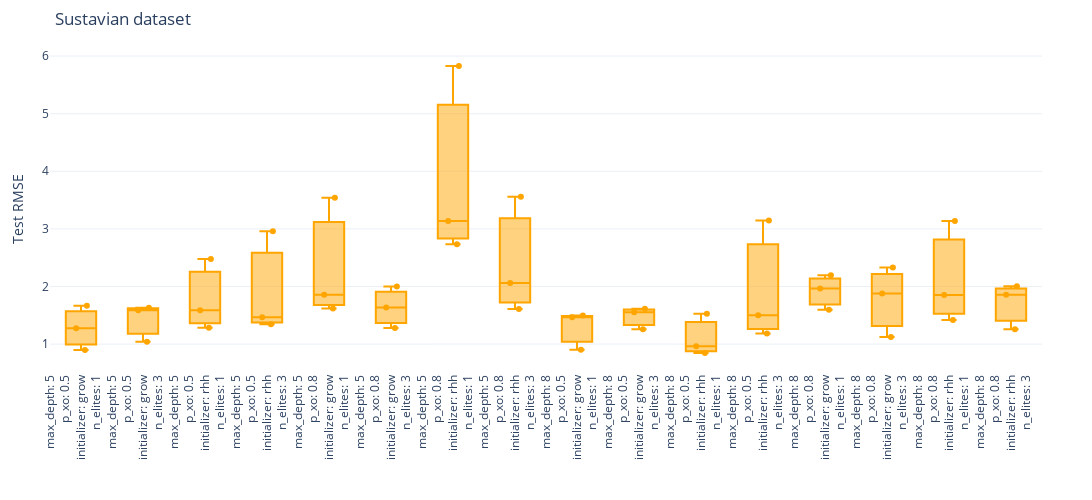

Source (notebook cell):
### Markdown cell above
<a id="subchapter_7_3_1"></a>
#### Variation of RMSE across Models

### Code cell
# Boxplots for comparison of Test RMSE Distributions across Model 

rmse_by_config = defaultdict(list)

for split in results:
    rmse_train = []
    rmse_test = []
    
    for result in split:
        key = ''
        for k, v in result['dynamic_params'].items():
            key += k+': '+str(v)+' <br /> '
        rmse_by_config[key].append(result['rmse_test'])

fig = go.Figure()
for config, rmse_values in rmse_by_config.items():
    fig.add_trace(go.Box(
        y=rmse_values,
        boxpoints='all',
        jitter=0.5,
        pointpos=0,
        line=dict(color='orange'),
        name=config
    ))

fig.update_layout(
    title=DATASET_NAME+' dataset',
    xaxis_title='',
    yaxis_title='Test RMSE',
    height=500, width=1100,
    xaxis_tickangle=-90,
    yaxis_range=[0,None],
    margin=dict(l=50, r=50, t=50, b=20),
    showlegend=False,
    template='plotly_white'
)

fig.show()

### Figure 1 — Plotly figure (JSON) as saved in the notebook; plotly's stock layout.template omitted (floating-point values rounded to 4 significant figures)
{"data": [{"boxpoints": "all", "jitter": 0.5, "line": {"color": "orange"}, "name": "max_depth: 5 <br /> p_xo: 0.5 <br /> initializer: grow <br /> n_elites: 1 <br /> ", "pointpos": 0, "type": "box", "y": [1.275, 0.898, 1.667]}, {"boxpoints": "all", "jitter": 0.5, "line": {"color": "orange"}, "name": "max_depth: 5 <br /> p_xo: 0.5 <br /> initializer: grow <br /> n_elites: 3 <br /> ", "pointpos": 0, "type": "box", "y": [1.043, 1.59, 1.632]}, {"boxpoints": "all", "jitter": 0.5, "line": {"color": "orange"}, "name": "max_depth: 5 <br /> p_xo: 0.5 <br /> initializer: rhh <br /> n_elites: 1 <br /> ", "pointpos": 0, "type": "box", "y": [1.284, 1.59, 2.479]}, {"boxpoints": "all", "jitter": 0.5, "line": {"color": "orange"}, "name": "max_depth: 5 <br /> p_xo: 0.5 <br /> initializer: rhh <br /> n_elites: 3 <br /> ", "pointpos": 0, "type": "box", "y": [1.346, 1.467, 2.961]}, {"boxpoints": "all", "jitter": 0.5, "line": {"color": "orange"}, "name": "max_depth: 5 <br /> p_xo: 0.8 <br /> initializer: grow <br /> n_elites: 1 <br /> ", "pointpos": 0, "type": "box", "y": [3.541, 1.619, 1.859]}, {"boxpoints": "all", "jitter": 0.5, "line": {"color": "orange"}, "name": "max_depth: 5 <br /> p_xo: 0.8 <br /> initializer: grow <br /> n_elites: 3 <br /> ", "pointpos": 0, "type": "box", "y": [1.278, 1.637, 1.999]}, {"boxpoints": "all", "jitter": 0.5, "line": {"color": "orange"}, "name": "max_depth: 5 <br /> p_xo: 0.8 <br /> initializer: rhh <br /> n_elites: 1 <br /> ", "pointpos": 0, "type": "box", "y": [2.735, 3.137, 5.829]}, {"boxpoints": "all", "jitter": 0.5, "line": {"color": "orange"}, "name": "max_depth: 5 <br /> p_xo: 0.8 <br /> initializer: rhh <br /> n_elites: 3 <br /> ", "pointpos": 0, "type": "box", "y": [3.557, 1.61, 2.062]}, {"boxpoints": "all", "jitter": 0.5, "line": {"color": "orange"}, "name": "max_depth: 8 <br /> p_xo: 0.5 <br /> initializer: grow <br /> n_elites: 1 <br /> ", "pointpos": 0, "type": "box", "y": [0.9023, 1.497, 1.465]}, {"boxpoints": "all", "jitter": 0.5, "line": {"color": "orange"}, "name": "max_depth: 8 <br /> p_xo: 0.5 <br /> initializer: grow <br /> n_elites: 3 <br /> ", "pointpos": 0, "type": "box", "y": [1.26, 1.615, 1.552]}, {"boxpoints": "all", "jitter": 0.5, "line": {"color": "orange"}, "name": "max_depth: 8 <br /> p_xo: 0.5 <br /> initializer: rhh <br /> n_elites: 1 <br /> ", "pointpos": 0, "type": "box", "y": [0.962, 0.8449, 1.526]}, {"boxpoints": "all", "jitter": 0.5, "line": {"color": "orange"}, "name": "max_depth: 8 <br /> p_xo: 0.5 <br /> initializer: rhh <br /> n_elites: 3 <br /> ", "pointpos": 0, "type": "box", "y": [3.145, 1.501, 1.183]}, {"boxpoints": "all", "jitter": 0.5, "line": {"color": "orange"}, "name": "max_depth: 8 <br /> p_xo: 0.8 <br /> initializer: grow <br /> n_elites: 1 <br /> ", "pointpos": 0, "type": "box", "y": [1.967, 1.597, 2.196]}, {"boxpoints": "all", "jitter": 0.5, "line": {"color": "orange"}, "name": "max_depth: 8 <br /> p_xo: 0.8 <br /> initializer: grow <br /> n_elites: 3 <br /> ", "pointpos": 0, "type": "box", "y": [1.124, 2.331, 1.877]}, {"boxpoints": "all", "jitter": 0.5, "line": {"color": "orange"}, "name": "max_depth: 8 <br /> p_xo: 0.8 <br /> initializer: rhh <br /> n_elites: 1 <br /> ", "pointpos": 0, "type": "box", "y": [1.419, 3.137, 1.851]}, {"boxpoints": "all", "jitter": 0.5, "line": {"color": "orange"}, "name": "max_depth: 8 <br /> p_xo: 0.8 <br /> initializer: rhh <br /> n_elites: 3 <br /> ", "pointpos": 0, "type": "box", "y": [1.256, 2.002, 1.857]}], "layout": {"height": 500, "margin": {"b": 20, "l": 50, "r": 50, "t": 50}, "showlegend": false, "title": {"text": "Sustavian dataset"}, "width": 1100, "xaxis": {"autorange": true, "range": [-0.5, 15.5], "tickangle": -90, "title": {"text": ""}, "type": "category"}, "yaxis": {"autorange": true, "range": [0.568, 6.106], "title": {"text": "Test RMSE"}, "type": "linear"}}}
